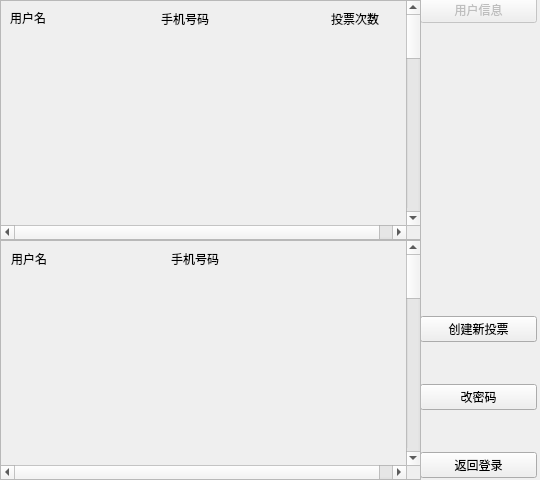
<?xml version="1.0" encoding="UTF-8"?>
<ui version="4.0">
 <class>administrator</class>
 <widget class="QWidget" name="administrator">
  <property name="enabled">
   <bool>true</bool>
  </property>
  <property name="geometry">
   <rect>
    <x>0</x>
    <y>0</y>
    <width>540</width>
    <height>480</height>
   </rect>
  </property>
  <property name="minimumSize">
   <size>
    <width>540</width>
    <height>480</height>
   </size>
  </property>
  <property name="maximumSize">
   <size>
    <width>540</width>
    <height>480</height>
   </size>
  </property>
  <property name="windowTitle">
   <string>Form</string>
  </property>
  <widget class="QWidget" name="widget" native="true">
   <property name="geometry">
    <rect>
     <x>420</x>
     <y>-3</y>
     <width>117</width>
     <height>481</height>
    </rect>
   </property>
   <layout class="QVBoxLayout" name="verticalLayout">
    <item>
     <widget class="QPushButton" name="pagechange">
      <property name="enabled">
       <bool>false</bool>
      </property>
      <property name="text">
       <string>用户信息</string>
      </property>
      <property name="autoDefault">
       <bool>false</bool>
      </property>
      <property name="default">
       <bool>false</bool>
      </property>
     </widget>
    </item>
    <item>
     <spacer name="verticalSpacer_4">
      <property name="orientation">
       <enum>Qt::Vertical</enum>
      </property>
      <property name="sizeHint" stdset="0">
       <size>
        <width>20</width>
        <height>40</height>
       </size>
      </property>
     </spacer>
    </item>
    <item>
     <spacer name="verticalSpacer_5">
      <property name="orientation">
       <enum>Qt::Vertical</enum>
      </property>
      <property name="sizeHint" stdset="0">
       <size>
        <width>20</width>
        <height>40</height>
       </size>
      </property>
     </spacer>
    </item>
    <item>
     <spacer name="verticalSpacer_6">
      <property name="orientation">
       <enum>Qt::Vertical</enum>
      </property>
      <property name="sizeHint" stdset="0">
       <size>
        <width>20</width>
        <height>40</height>
       </size>
      </property>
     </spacer>
    </item>
    <item>
     <spacer name="verticalSpacer_7">
      <property name="orientation">
       <enum>Qt::Vertical</enum>
      </property>
      <property name="sizeHint" stdset="0">
       <size>
        <width>20</width>
        <height>40</height>
       </size>
      </property>
     </spacer>
    </item>
    <item>
     <spacer name="verticalSpacer_8">
      <property name="orientation">
       <enum>Qt::Vertical</enum>
      </property>
      <property name="sizeHint" stdset="0">
       <size>
        <width>20</width>
        <height>40</height>
       </size>
      </property>
     </spacer>
    </item>
    <item>
     <spacer name="verticalSpacer_9">
      <property name="orientation">
       <enum>Qt::Vertical</enum>
      </property>
      <property name="sizeHint" stdset="0">
       <size>
        <width>20</width>
        <height>40</height>
       </size>
      </property>
     </spacer>
    </item>
    <item>
     <spacer name="verticalSpacer_10">
      <property name="orientation">
       <enum>Qt::Vertical</enum>
      </property>
      <property name="sizeHint" stdset="0">
       <size>
        <width>20</width>
        <height>40</height>
       </size>
      </property>
     </spacer>
    </item>
    <item>
     <spacer name="verticalSpacer">
      <property name="orientation">
       <enum>Qt::Vertical</enum>
      </property>
      <property name="sizeHint" stdset="0">
       <size>
        <width>20</width>
        <height>40</height>
       </size>
      </property>
     </spacer>
    </item>
    <item>
     <widget class="QPushButton" name="creatbtn">
      <property name="text">
       <string>创建新投票</string>
      </property>
     </widget>
    </item>
    <item>
     <spacer name="verticalSpacer_2">
      <property name="orientation">
       <enum>Qt::Vertical</enum>
      </property>
      <property name="sizeHint" stdset="0">
       <size>
        <width>20</width>
        <height>40</height>
       </size>
      </property>
     </spacer>
    </item>
    <item>
     <widget class="QPushButton" name="changecodebtn">
      <property name="text">
       <string>改密码</string>
      </property>
     </widget>
    </item>
    <item>
     <spacer name="verticalSpacer_3">
      <property name="orientation">
       <enum>Qt::Vertical</enum>
      </property>
      <property name="sizeHint" stdset="0">
       <size>
        <width>20</width>
        <height>40</height>
       </size>
      </property>
     </spacer>
    </item>
    <item>
     <widget class="QPushButton" name="backmainbtn">
      <property name="text">
       <string>返回登录</string>
      </property>
     </widget>
    </item>
   </layout>
  </widget>
  <widget class="QScrollArea" name="scrollAreaup">
   <property name="geometry">
    <rect>
     <x>0</x>
     <y>0</y>
     <width>421</width>
     <height>240</height>
    </rect>
   </property>
   <property name="minimumSize">
    <size>
     <width>421</width>
     <height>240</height>
    </size>
   </property>
   <property name="maximumSize">
    <size>
     <width>421</width>
     <height>240</height>
    </size>
   </property>
   <property name="widgetResizable">
    <bool>true</bool>
   </property>
   <widget class="QWidget" name="contentUp">
    <property name="geometry">
     <rect>
      <x>0</x>
      <y>0</y>
      <width>419</width>
      <height>1000</height>
     </rect>
    </property>
    <property name="minimumSize">
     <size>
      <width>419</width>
      <height>1000</height>
     </size>
    </property>
    <widget class="QWidget" name="widget_2" native="true">
     <property name="geometry">
      <rect>
       <x>0</x>
       <y>0</y>
       <width>421</width>
       <height>31</height>
      </rect>
     </property>
     <widget class="QLabel" name="labelupleft">
      <property name="geometry">
       <rect>
        <x>9</x>
        <y>9</y>
        <width>83</width>
        <height>16</height>
       </rect>
      </property>
      <property name="text">
       <string>用户名</string>
      </property>
     </widget>
     <widget class="QLabel" name="labelupmid">
      <property name="geometry">
       <rect>
        <x>160</x>
        <y>10</y>
        <width>60</width>
        <height>16</height>
       </rect>
      </property>
      <property name="text">
       <string>手机号码</string>
      </property>
     </widget>
     <widget class="QLabel" name="labelupright">
      <property name="geometry">
       <rect>
        <x>330</x>
        <y>10</y>
        <width>60</width>
        <height>16</height>
       </rect>
      </property>
      <property name="text">
       <string>投票次数</string>
      </property>
     </widget>
    </widget>
   </widget>
  </widget>
  <widget class="QScrollArea" name="scrollAreadown">
   <property name="geometry">
    <rect>
     <x>0</x>
     <y>240</y>
     <width>421</width>
     <height>240</height>
    </rect>
   </property>
   <property name="minimumSize">
    <size>
     <width>421</width>
     <height>240</height>
    </size>
   </property>
   <property name="maximumSize">
    <size>
     <width>421</width>
     <height>240</height>
    </size>
   </property>
   <property name="widgetResizable">
    <bool>true</bool>
   </property>
   <widget class="QWidget" name="contentDown">
    <property name="geometry">
     <rect>
      <x>0</x>
      <y>0</y>
      <width>419</width>
      <height>1000</height>
     </rect>
    </property>
    <property name="minimumSize">
     <size>
      <width>419</width>
      <height>1000</height>
     </size>
    </property>
    <widget class="QLabel" name="label_2">
     <property name="geometry">
      <rect>
       <x>170</x>
       <y>10</y>
       <width>60</width>
       <height>16</height>
      </rect>
     </property>
     <property name="text">
      <string>手机号码</string>
     </property>
    </widget>
    <widget class="QLabel" name="label">
     <property name="geometry">
      <rect>
       <x>10</x>
       <y>10</y>
       <width>45</width>
       <height>16</height>
      </rect>
     </property>
     <property name="text">
      <string>用户名</string>
     </property>
    </widget>
   </widget>
  </widget>
 </widget>
 <resources/>
 <connections/>
</ui>
